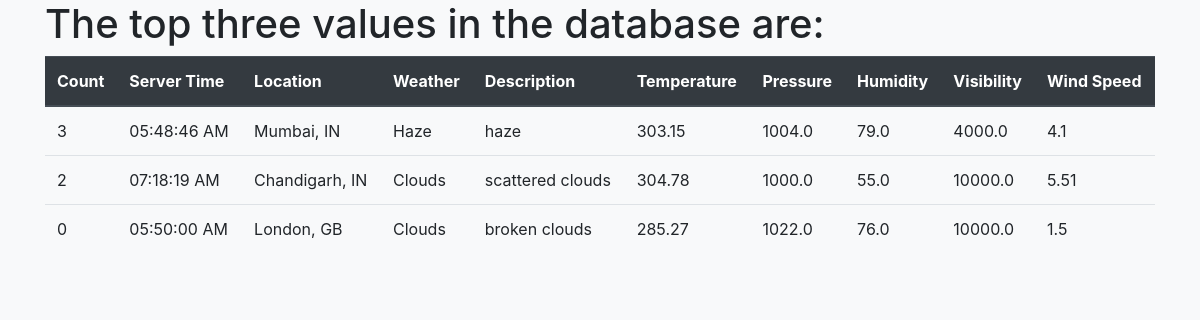
The page /taskFourB on the database as committed earlier.
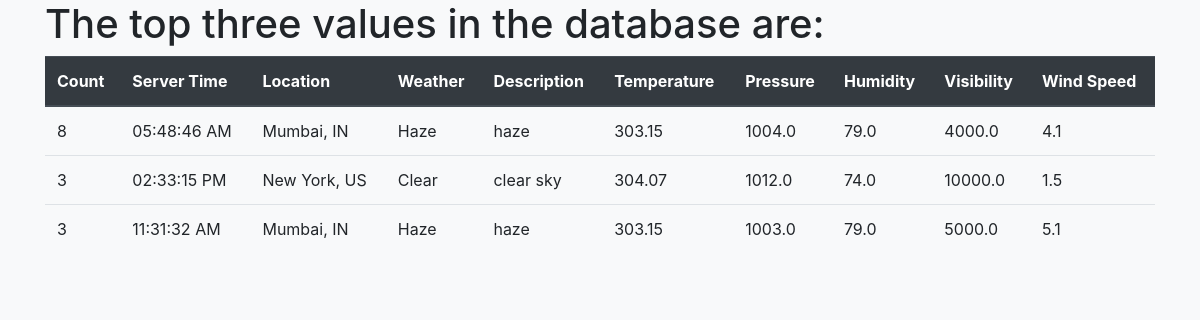
The same page on the database as committed later.
### DjangoAssignments/models.py (models this page shows, shortened)
class Weather(models.Model):
    city = models.TextField()
    country = models.TextField()
    latitude = models.FloatField()
    longitude = models.FloatField()
    weather = models.TextField()
    description = models.TextField()
    temperature = models.FloatField()
    pressure = models.FloatField()
    humidity = models.FloatField()
    visibility = models.FloatField()
    wind_speed = models.FloatField()
    date = models.DateTimeField(auto_now_add=True)
    count = models.IntegerField(default=0)

### DjangoAssignments/views.py (the view)
# urls.py: path('taskFourB', taskFourB, name='taskFourB'),
def taskFourB(request):
    data = Weather.objects.all().order_by('-count')[:3]
    return render(request, 'DjangoAssignments/taskFourB.html', {'response':data})

### DjangoAssignments/templates/DjangoAssignments/taskFourB.html
{%extends 'DjangoAssignments/base.html'%}
{%block body%}
<h1>The top three values in the database are:</h1>
{%if response%}
<div class="table-responsive">
    <table class="table table-hover">
        <thead class="thead-dark">
            <tr>
                <th>Count</th>
                <th>Server Time</th>
                <th>Location</th>
                <th>Weather</th>
                <th>Description</th>
                <th>Temperature</th>
                <th>Pressure</th>
                <th>Humidity</th>
                <th>Visibility</th>
                <th>Wind Speed</th>
            </tr>
        </thead>
        {%for obj in response%}
        <tr>
            <td>{{obj.count}}</td>
            <td>{{ obj.date|time:"h:i:s A" }}</td>
            <td>{{obj.city}}, {{obj.country}}</td>
            <td>{{obj.weather}}</td>
            <td>{{obj.description}}</td>
            <td>{{obj.temperature}}</td>
            <td>{{obj.pressure}}</td>
            <td>{{obj.humidity}}</td>
            <td>{{obj.visibility}}</td>
            <td>{{obj.wind_speed}}</td>
        </tr>
        {%endfor%}
    </table>
</div>
{%endif%}
{%endblock body%}

### DjangoAssignments/templates/DjangoAssignments/base.html (shortened to what this page needs)
{%load static%}
<!DOCTYPE html>
<html lang="en">
<head>
    <link rel="stylesheet" href="https://maxcdn.bootstrapcdn.com/bootstrap/4.5.0/css/bootstrap.min.css">
</head>
<body class="bg-light">
    <div class="container">
        {%block body%}
        {%endblock body%}
    </div>
</body>
</html>

Rows that differ between the two databases and show on the page:
no longer on this page (row unchanged): Weather: count "2", date "07:18:19 AM", city "Chandigarh", country "IN", weather "Clouds", description "scattered clouds", temperature "304.78", pressure "1000.0", humidity "55.0", visibility "10000.0", wind_speed "5.51"
no longer on this page (row edited): Weather: count "0", date "05:50:00 AM", city "London", country "GB", weather "Clouds", description "broken clouds", temperature "285.27", pressure "1022.0", humidity "76.0", visibility "10000.0", wind_speed "1.5"
changed Weather "05:48:46 AM": count "3" → "8"
added Weather: count "3", date "02:33:15 PM", city "New York", country "US", weather "Clear", description "clear sky", temperature "304.07", pressure "1012.0", humidity "74.0", visibility "10000.0", wind_speed "1.5"
added Weather: count "3", date "11:31:32 AM", city "Mumbai", country "IN", weather "Haze", description "haze", temperature "303.15", pressure "1003.0", humidity "79.0", visibility "5000.0", wind_speed "5.1"
